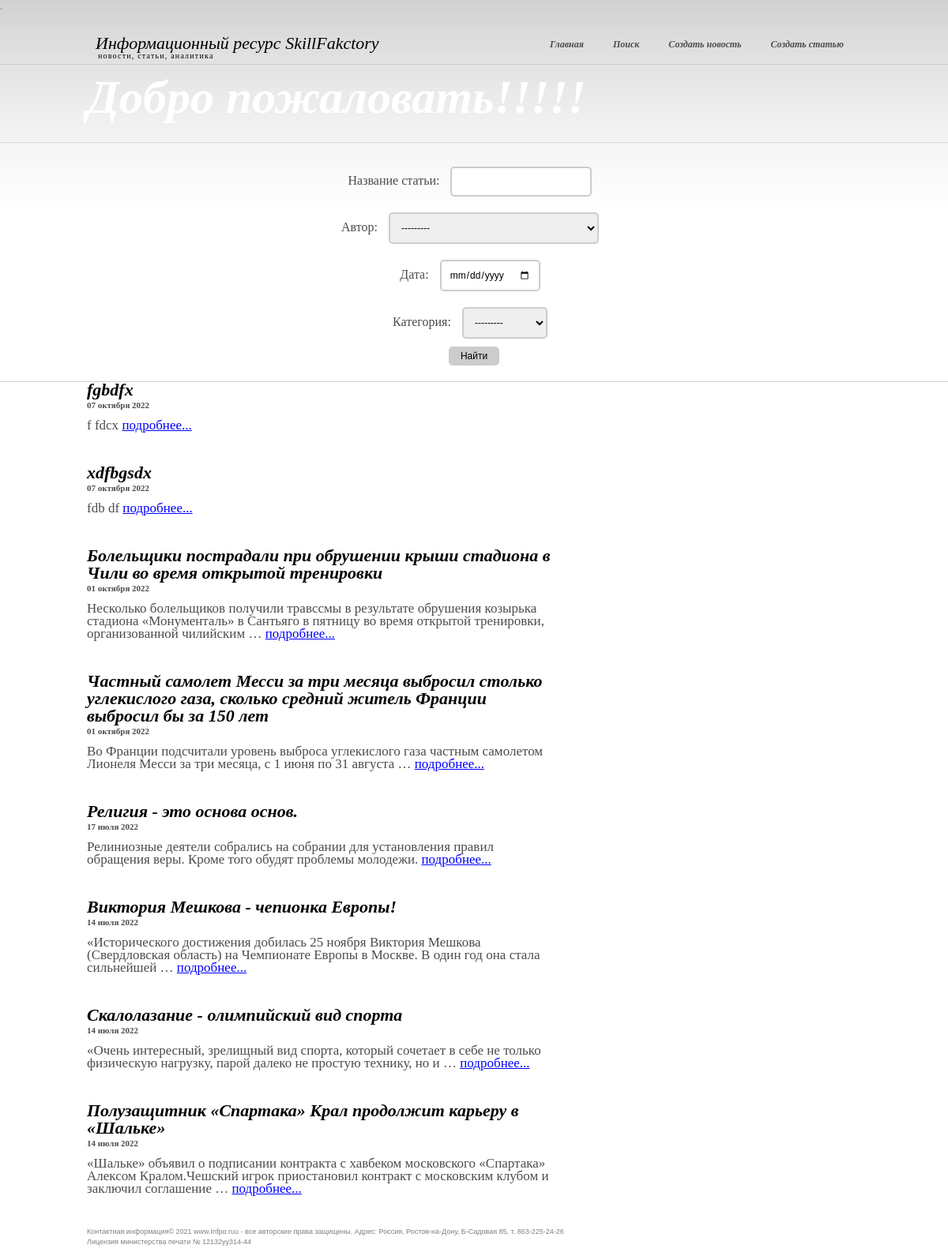
The app's page /home/search, older data.
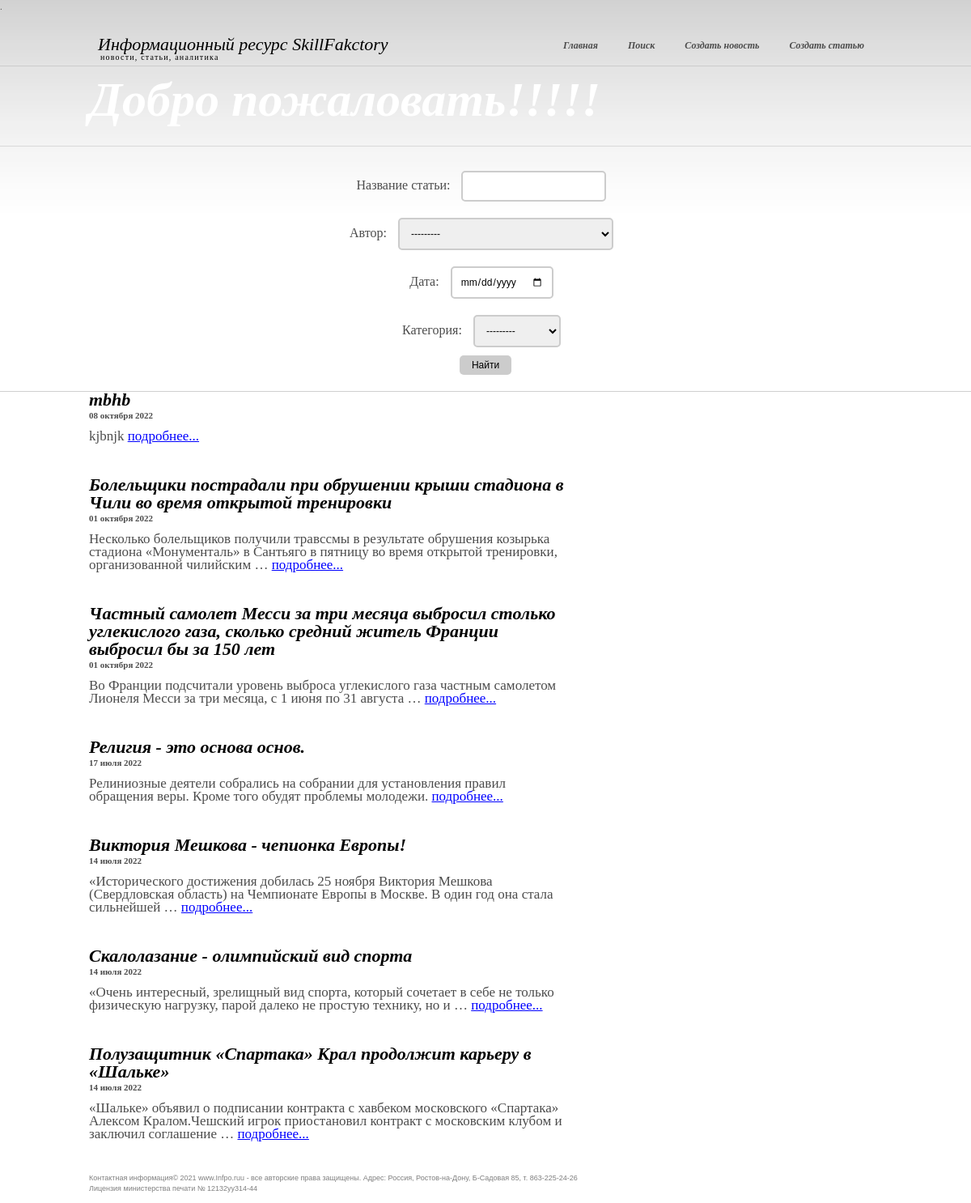
The same page, newer data.
### news/models.py (models this page shows, shortened)
class Post(models.Model):
    head_article = models.CharField(max_length=255)  # post`s name
    text_post = models.TextField()  # text
    date = models.DateTimeField(auto_now_add = True)  # date of the post will be added
    type_post = models.CharField(max_length = 20, choices = POSITIONS, default = 'news')  # post`s type : news or article
    sum_rank = models.IntegerField(default = 0)
    id_author = models.ForeignKey('Author', on_delete = models.CASCADE)  # onetomany relation to the table "Author"
    category = models.ManyToManyField('Category', through = PostCategory)  # manytomany relation to the table "Category"

### news/views.py (the view)
class NewsFilter(ListView):
    model = Post
    template_name = 'search.html'
    context_object_name = 'news'
    ordering = '-date'
    def get_queryset(self):
        queryset = super().get_queryset()
        self.filter = news_filter(self.request.GET, queryset)
        return self.filter.qs
    def get_context_data(self, **kwargs):
        context = super().get_context_data(**kwargs)
        context['filter'] = news_filter(self.request.GET, self.queryset)
        return context

### news/models.py (called while the page is built)
    def __str__(self):
        return f'{self.name}'

    def __str__(self):
        return f'{self.full_name}'

### news/templatetags/custom_filters.py (called while the page is built)
@register.filter()
def censor(value):
    if isinstance(value, str):
        a = ['хрен', 'редиска', 'тыква']
        for i in a:
            b = ' '+i[0]+'*' * (len(i)-1)+' '
            value = value.replace(i, b)
    return value

### templates/search.html (shortened to what this page needs)
{% extends 'flatpages/default.html' %}
{% load custom_filters%}
{% block search %}
    <form action="" method="get">
        {{ filter.form.as_p }}
        <input type="submit" value="Найти">
    </form>
{% endblock search %}
{% block content %}
{% for i in news %}
    <div class="col">
       <div class="post">
           <h3>{{ i.head_article| censor}}</h3>
            <h4>{{ i.date|date:'d E Y' }}</h4>
            <p>{{ i.text_post|truncatewords:20| censor }}
            <a href="{{ i.id }}">подробнее...</a></p>
      </div>
    </div>
{% endfor %}
{% endblock content %}

Row changes from the older to the newer data that the page shows:
removed Post: head_article|censor "fgbdfx", date "07 октября 2022", text_post|censor "f fdcx"
removed Post: head_article|censor "xdfbgsdx", date "07 октября 2022", text_post|censor "fdb df"
added Post: head_article|censor "mbhb", date "08 октября 2022", text_post|censor "kjbnjk"
